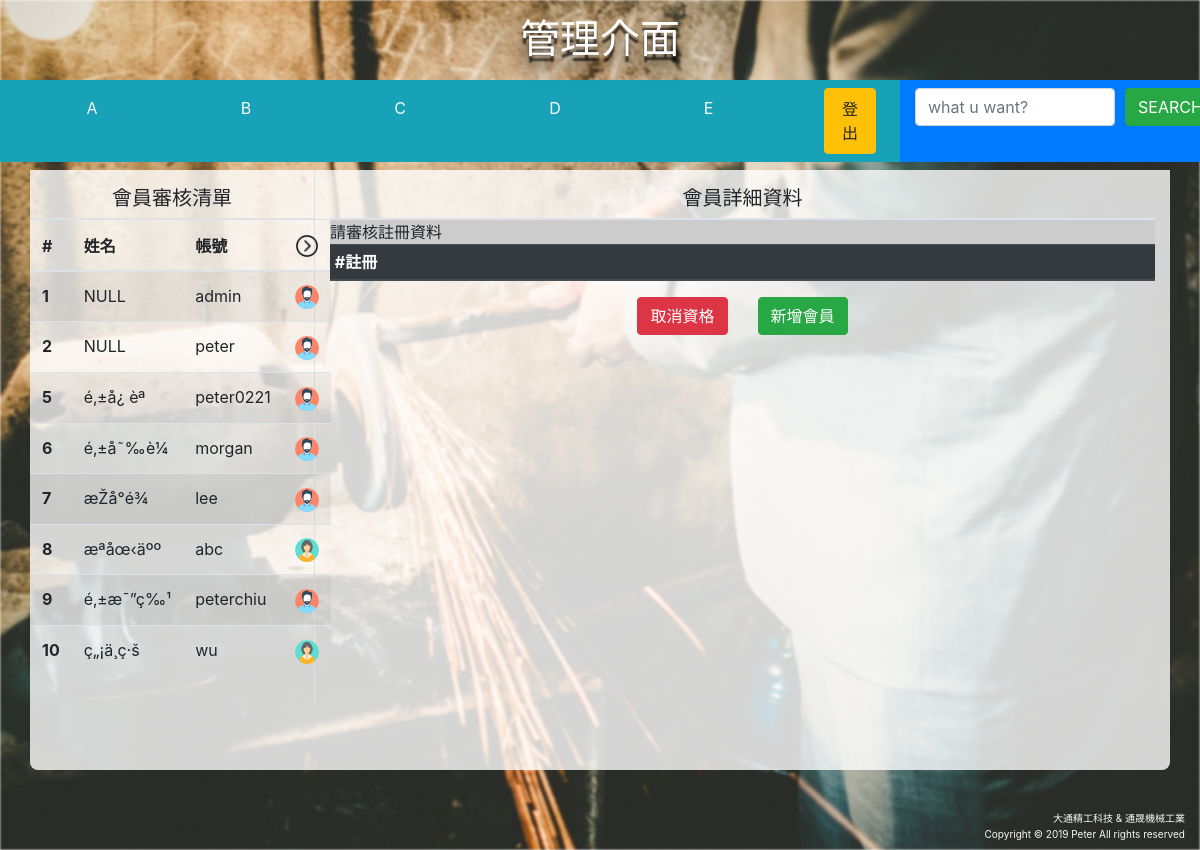
The app's page /backend/index.php (signed in) with its own data.
### tables this page shows
CREATE TABLE IF NOT EXISTS `employee` (
  `e_id` int(11) NOT NULL AUTO_INCREMENT,
  `account` varchar(256) NOT NULL,
  `pass` varchar(256) NOT NULL,
  `name` varchar(10) NOT NULL,
  `gender` int(1) NOT NULL,
  `u_email` varchar(256) NOT NULL,
  `position` char(10) DEFAULT NULL,
  PRIMARY KEY (`e_id`)
);

### backend/member-list-check.php (the view, shortened to what this page needs)
<?php
	require '../includes/db.inc.php';
	$sql = "SELECT * FROM employee";
	$result = mysqli_query($conn, $sql);
	if ( mysqli_num_rows($result) > 0 ) {
		while ( $row = mysqli_fetch_assoc($result) ) {
			if ( $row['name'] == "" ) {
				$row['name'] = "NULL";
			}
			echo "<tr><th scope='row'>".$row['e_id']."</th><td>".$row['name']."</td><td>".$row['account']."</td><td>";
			if ( $row['gender'] == 1 ) {
				echo "<a href='index.php?e_id_page=".$row['e_id']."'><img src='../images/man.png'></a>";
			}else {
				echo "<a href='index.php?e_id_page=".$row['e_id']."'><img src='../images/girl.png'></a>";
			}
			echo "</td></tr>";
		}
	} else {
		echo "<tr><th scope='row' colspan='3' class='text-center'>尚無註冊資料</th></tr>";
	}
 ?>

### backend/index.php (shortened to what this page needs)
<!DOCTYPE html>
<html lang="en">
<head>
	<link rel="stylesheet" href="https://stackpath.bootstrapcdn.com/bootstrap/4.3.1/css/bootstrap.min.css">
	<link rel="stylesheet" href="../css/my.css">
	<link rel="stylesheet" href="../css/text-shadow.css">
</head>
<body class="body-style-2">
	<div class="container-fluid bg-info">
		<div class="row">
			<div class="col-8 py-2">
				<ul class="nav nav-fill">
					<li class="nav-item">
						<a href="#" class="nav-link text-light">A</a>
					</li>
					<li class="nav-item">
						<a href="#" class="nav-link text-light">B</a>
					</li>
					<li class="nav-item">
						<a href="#" class="nav-link text-light">C</a>
					</li>
					<li class="nav-item">
						<a href="#" class="nav-link text-light">D</a>
					</li>
					<li class="nav-item">
						<a href="#" class="nav-link text-light">E</a>
					</li>
				</ul>
			</div>
			<div class="col-1 py-2 px-4">
				<a href="../logout.php?Logout=true" class="nav-link btn btn-warning">登出</a>
			</div>
			<div class="col-3 bg-primary py-2">
				<form class="text-center">
					<div class="form-row">
						<div class="col-xl-9 col-sm-6">
							<input type="text" class="form-control" placeholder="what u want?">
						</div>
						<div class="col-xl-3 col-sm-3">
							<button class="btn btn-success" name="query" type="submit">SEARCH</button>
						</div>
					</div>
				</form>
			</div>
		</div>
	</div>
	<div class="container mt-2 h-75 opacity-white-8">
		<div class="row">
			<section class="col col-xl-3 py-3 border-right" style="padding: 0;">
				<h5 class="font-mb text-center border-bottom pb-2" style="margin: 0;">會員審核清單</h5>
				<table class="table table-striped table-hover">
					<thead>
						<tr>
							<th scope="col">#</th>
							<th scope="col">姓名</th>
							<th scope="col">帳號</th>
							<th><img src="../images/right-arrow.png" alt="go-e_id_page"></th>
						</tr>
					</thead>
					<tbody>
							<?php include 'member-list-check.php'; ?>
					</tbody>
				</table>
			</section>
			<section class="col col-xl-9 py-3">
				<h5 class="font-mb text-center border-bottom pb-2" style="margin: 0;">會員詳細資料</h5>
				<article class="border-top" style="background: #ccc;">
					<table class="table table-sm">
						<thead class="thead-dark">
							<tr>
								<th colspan="2">#註冊</th>
							</tr>
						</thead>
					</table>
				</article>
				<div class="row justify-content-center">
					<div class="col-auto">
						<form onsubmit="regisDelete()">
							<button type="submit" class="btn btn-danger">取消資格</button>
						</form>
					</div>
					<div class="col-auto">
						<form onsubmit="regisAdd()">
							<button type="submit" class="btn btn-success">新增會員</button>
						</form>
					</div>
				</div>
			</section>
		</div>
		</div>
</body>
</html>

### css/my.css (style rules this page uses)
.container { border-bottom-left-radius: .5em; border-bottom-right-radius: .5em; }
.body-style-2 { height: 100vh; }
.body-style-2:before { background-image: url(../images/adult-blur-close-up-239509.jpg); background-size: cover; background-position: center; width: 100%; height: 100%; content: ""; position: absolute; top: 0;left: 0;right: 0;bottom: 0; z-index: -1; filter: blur(1px); }
.font-mb { font-family: 微軟正黑體; font-weight: 400; }
.opacity-white-8 { background-color: rgba(255,255,255,.8); }

### css/text-shadow.css (style rules this page uses)
.text-shadow-close { text-shadow: 0px 6px 2px rgba(0,0,0,0.7), 0px 14px 12px rgba(0,0,0,0.4), 0px 22px 20px rgba(0,0,0,0.1); }

### records on screen
employee: e_id "1", name "NULL", account "admin", gender 1 (drawn)
employee: e_id "2", name "NULL", account "peter", gender 1 (drawn)
employee: e_id "5", name "é‚±å¿ èª", account "peter0221", gender 1 (drawn)
employee: e_id "6", name "é‚±å˜‰è¼", account "morgan", gender 1 (drawn)
employee: e_id "7", name "æŽå°é¾", account "lee", gender 1 (drawn)
employee: e_id "8", name "æ­ªåœ‹äºº", account "abc", gender 0 (drawn)
employee: e_id "9", name "é‚±æ¯”ç‰¹", account "peterchiu", gender 1 (drawn)
employee: e_id "10", name "ç„¡ä¸­ç·š", account "wu", gender 0 (drawn)
